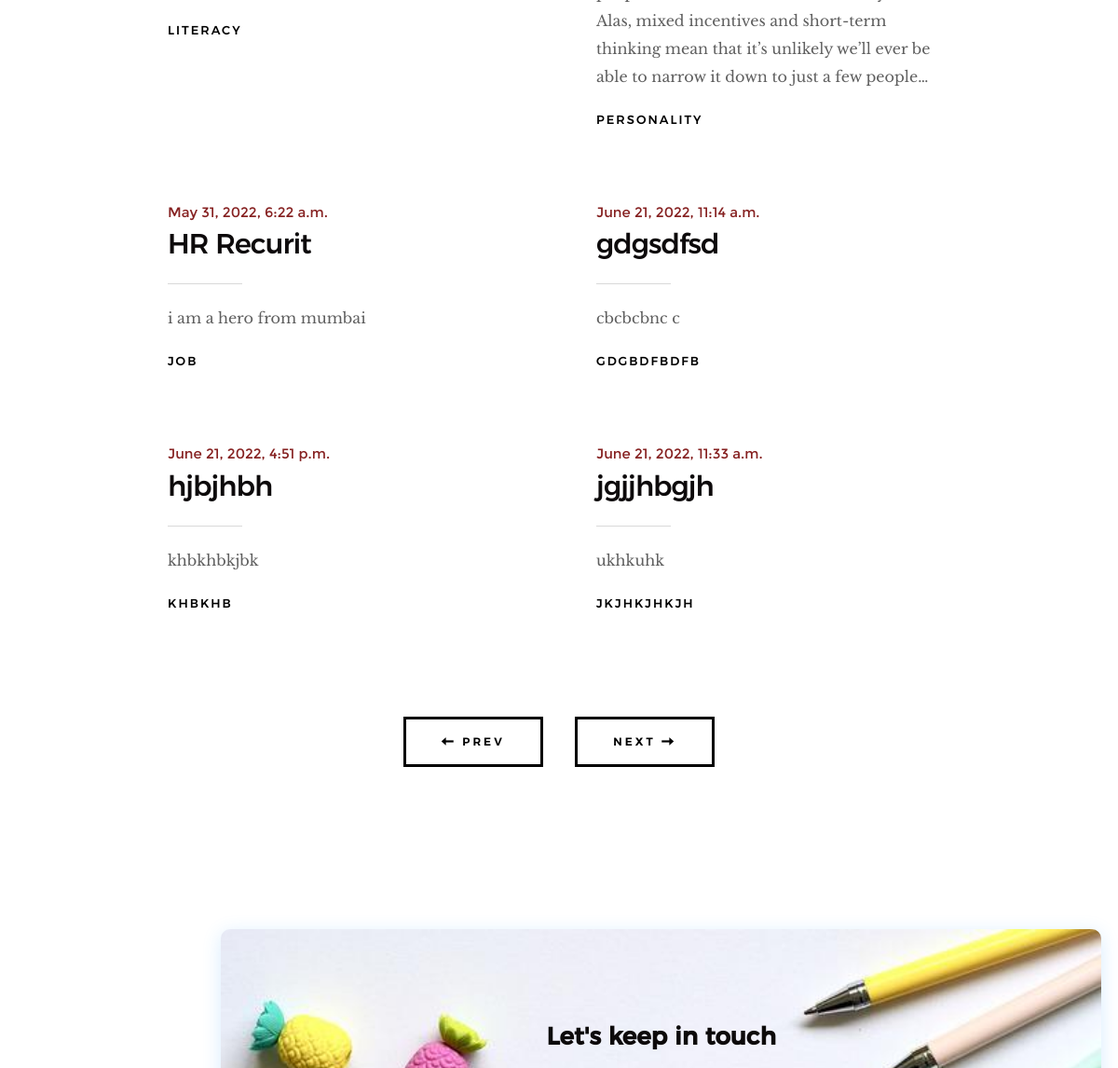
/blog/ (middle part), run on an earlier commit of the app's database.
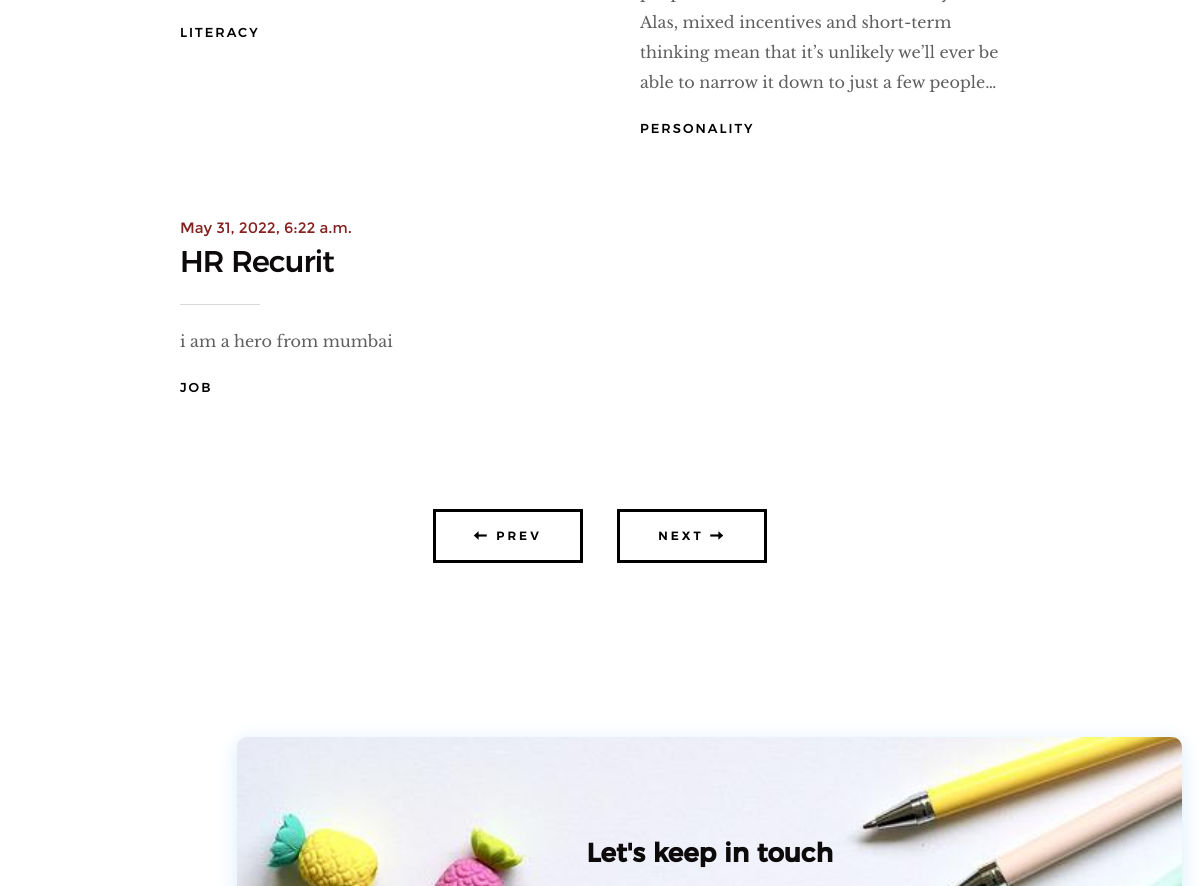
And on a later commit of the database.
### blogs/models.py (models this page shows)
class room(models.Model):
	date=models.DateTimeField()
	title=models.CharField(max_length=200)
	content=models.CharField(max_length=5000)
	types=models.CharField(max_length=100)

### blogs/views.py (the view)
# urls.py: 2. Add a URL to urlpatterns:  path('blog/', include('blog.urls'))
def blog(request):
	d=room.objects.all()
	form=mailform()
	if request.method=="POST":
		form=mailform(request.POST)
		if form.is_valid():
			form.save()
		else:
			print(form.errors.as_data())
	return render(request,'blog.html',{'dest':d,'form':form})

### template/blog.html (shortened to what this page needs)
{% load static %}
<!DOCTYPE html>
<html class="no-js" lang="en">
<head>
    <link rel="stylesheet" href="{% static 'css/base.css' %}">
    <link rel="stylesheet" href="{% static 'css/vendor.css' %}">
    <link rel="stylesheet" href="{% static 'css/main.css' %}">
    <link rel="stylesheet" href="{% static 'css/email.css' %}">
</head>
<body id="top">
    <section class="blog-content-wrap">
        <div class="row blog-content">
            <div class="col-full">
                <div class="blog-list block-1-2 block-tab-full">
                   {% for de in dest %}
                    <article class="col-block">
                        <div class="blog-date">
                            <a href="/blog/">{{de.date}}</a>
                        </div>
                        <h2 class="h01"><a href="/blog/">{{de.title}}</a></h2>
                        <p>{{de.content}}
                        </p>
                        <div class="blog-cat">
                            <a href="/blog/">{{de.types}}</a>
                        </div>
                    </article>
                    {% endfor %}
                </div>
            </div>
        </div>
        <div class="row blog-entries-nav">
            <div class="col-full">
                <a href="#0" class="btn btn--stroke">
                    <i class="im im-arrow-left"></i>
                    Prev
                </a>
                <a href="#0" class="btn btn--stroke">
                    Next
                    <i class="im im-arrow-right"></i>
                </a>
            </div>
        </div>
    </section>
    <section class="blog-content-wrap" style="padding-left: 12em;">
        <div class="row about-content" style="padding:0px 0px 0px 0px">
            <div class="col-six tab-full left" >
            <div class="subscribe" style="background-image:url({% static 'images/subs.jpg' %});background-repeat: no-repeat; background-size: cover;">
    <h2 class="subscribe__title">Let's keep in touch</h2>
</div>
</div>
</div>
</section>
</body>
</html>

What changed in the data, as far as the page shows it:
removed room: date "June 21, 2022, 11:14 a.m.", title "gdgsdfsd", content "cbcbcbnc c", types "GDGBDFBDFB"
removed room: date "June 21, 2022, 4:51 p.m.", title "hjbjhbh", content "khbkhbkjbk", types "KHBKHB"
removed room: date "June 21, 2022, 11:33 a.m.", title "jgjjhbgjh", content "ukhkuhk", types "JKJHKJHKJH"
